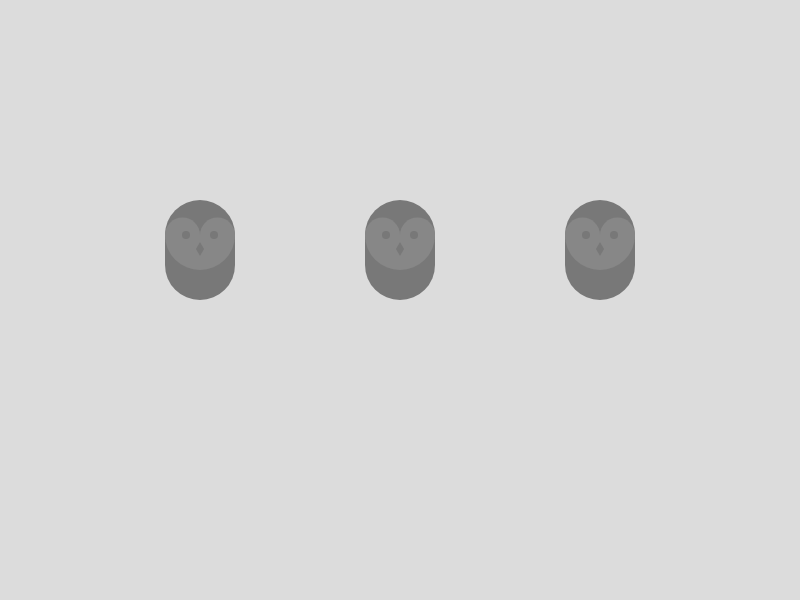
Frame 1 (no input)
Frame 60 (no input): identical to frame 1, image omitted
Frame 120 (the mouse pressed at the canvas centre since frame 60): identical to frame 1, image omitted

The p5.js sketch that drew this single still picture (run headless with seeded random() and noise() and a simulated clock; from frame 60 on, the mouse is pressed at the canvas centre):

// p5.js sketch
// ── sketch.js
function setup() {
    createCanvas(800, 600);
}

function draw() {
    background(220);
    owl(200, 300, 120, 1);
    owl(400, 300, 120, 1);
    owl(600, 300, 120, 1);
}
// based on Lauren Lee McCarthy

// x location, y location, grey colour, scale
function owl (x, y, g, s) {
  push ();  
  translate (x,y);
  scale (s);
  stroke (g);
  strokeWeight (70);
  line (0,-35,0,-65); //body
  noStroke ();
  fill(255-g);
  ellipse (-17.5, -65, 35, 35); // left eye
  ellipse (17.5, -65, 35, 35); // Right eye
  arc (0, -65, 70, 70, 0, PI);
  fill (g);
  ellipse (-14, -65, 8, 8); // left pupil
  ellipse (14, -65, 8, 8);  // right pupil
  quad (0, -58, 4, -51, 0, -44, -4, -51); //beak
  pop ();
}
